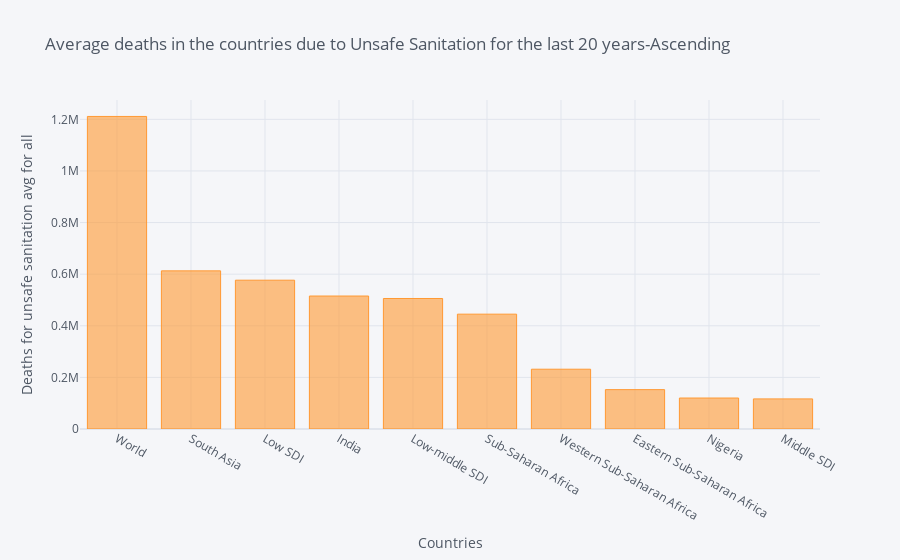

Here is the notebook cell this chart was saved with:
### Code cell
avg_all=small_df.sort_values(by='Average Death due to Unsafe sanitation over the years', ascending=False).head(10)
avg_all[['Country','Average Death due to Unsafe sanitation over the years']].\
set_index('Country').iplot(kind='bar', xTitle='Countries', yTitle=' Deaths for unsafe sanitation avg for all',
title='Average deaths in the countries due to Unsafe Sanitation for the last 20 years-Ascending ')

### Figure 1 — Plotly figure (JSON) as saved in the notebook; plotly's stock layout.template omitted (floating-point values rounded to 4 significant figures)
{"data": [{"marker": {"color": "rgba(255, 153, 51, 0.6)", "line": {"color": "rgba(255, 153, 51, 1.0)", "width": 1}}, "name": "Average Death due to Unsafe sanitation over the years", "orientation": "v", "text": "", "type": "bar", "x": ["World", "South Asia", "Low SDI", "India", "Low-middle SDI", "Sub-Saharan Africa", "Western Sub-Saharan Africa", "Eastern Sub-Saharan Africa", "Nigeria", "Middle SDI"], "y": [1211000.0, 612800.0, 576600.0, 515300.0, 505700.0, 445000.0, 231700.0, 152500.0, 120000.0, 116600.0]}], "layout": {"legend": {"bgcolor": "#F5F6F9", "font": {"color": "#4D5663"}}, "paper_bgcolor": "#F5F6F9", "plot_bgcolor": "#F5F6F9", "title": {"font": {"color": "#4D5663"}, "text": "Average deaths in the countries due to Unsafe Sanitation for the last 20 years-Ascending "}, "xaxis": {"gridcolor": "#E1E5ED", "showgrid": true, "tickfont": {"color": "#4D5663"}, "title": {"font": {"color": "#4D5663"}, "text": "Countries"}, "zerolinecolor": "#E1E5ED"}, "yaxis": {"gridcolor": "#E1E5ED", "showgrid": true, "tickfont": {"color": "#4D5663"}, "title": {"font": {"color": "#4D5663"}, "text": " Deaths for unsafe sanitation avg for all"}, "zerolinecolor": "#E1E5ED"}}}
